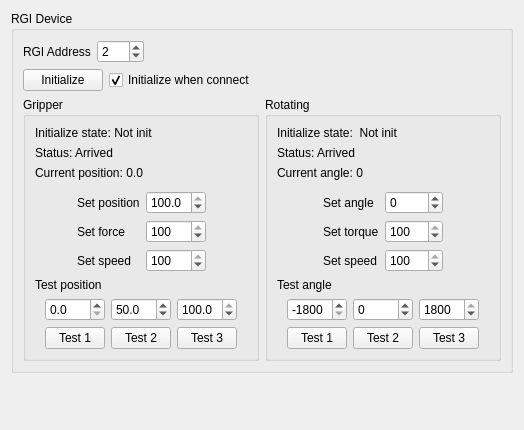
<?xml version="1.0" encoding="UTF-8"?>
<ui version="4.0">
 <class>DhRgiWidget</class>
 <widget class="QWidget" name="DhRgiWidget">
  <property name="geometry">
   <rect>
    <x>0</x>
    <y>0</y>
    <width>524</width>
    <height>430</height>
   </rect>
  </property>
  <property name="windowTitle">
   <string>Form</string>
  </property>
  <layout class="QVBoxLayout" name="verticalLayout_4">
   <item>
    <layout class="QHBoxLayout" name="horizontalLayout">
     <item>
      <widget class="QGroupBox" name="groupBox_rgi_setting">
       <property name="maximumSize">
        <size>
         <width>600</width>
         <height>16777215</height>
        </size>
       </property>
       <property name="title">
        <string>RGI Device</string>
       </property>
       <layout class="QVBoxLayout" name="verticalLayout_3">
        <property name="bottomMargin">
         <number>9</number>
        </property>
        <item>
         <layout class="QHBoxLayout" name="horizontalLayout_3_slave_address">
          <item>
           <widget class="QLabel" name="label_rgi_address">
            <property name="text">
             <string>RGI Address</string>
            </property>
           </widget>
          </item>
          <item>
           <widget class="QSpinBox" name="spinBox_rgi_address">
            <property name="minimum">
             <number>1</number>
            </property>
            <property name="maximum">
             <number>247</number>
            </property>
            <property name="value">
             <number>2</number>
            </property>
           </widget>
          </item>
          <item>
           <spacer name="horizontalSpacer_2">
            <property name="orientation">
             <enum>Qt::Horizontal</enum>
            </property>
            <property name="sizeHint" stdset="0">
             <size>
              <width>40</width>
              <height>20</height>
             </size>
            </property>
           </spacer>
          </item>
         </layout>
        </item>
        <item>
         <layout class="QHBoxLayout" name="horizontalLayout_intialize">
          <item>
           <widget class="QPushButton" name="btn_initialize">
            <property name="text">
             <string>Initialize</string>
            </property>
           </widget>
          </item>
          <item>
           <widget class="QCheckBox" name="checkBox_auto_initialize">
            <property name="text">
             <string>Initialize when connect</string>
            </property>
            <property name="checked">
             <bool>true</bool>
            </property>
           </widget>
          </item>
          <item>
           <spacer name="horizontalSpacer">
            <property name="orientation">
             <enum>Qt::Horizontal</enum>
            </property>
            <property name="sizeHint" stdset="0">
             <size>
              <width>2</width>
              <height>20</height>
             </size>
            </property>
           </spacer>
          </item>
         </layout>
        </item>
        <item>
         <layout class="QHBoxLayout" name="horizontalLayout_rgi_control">
          <item>
           <widget class="QGroupBox" name="groupBox_gripper">
            <property name="title">
             <string>Gripper</string>
            </property>
            <layout class="QVBoxLayout" name="verticalLayout">
             <item>
              <widget class="QLabel" name="label_gripper_init_state">
               <property name="minimumSize">
                <size>
                 <width>176</width>
                 <height>0</height>
                </size>
               </property>
               <property name="text">
                <string>Initialize state: Not init</string>
               </property>
              </widget>
             </item>
             <item>
              <widget class="QLabel" name="label_gripper_status">
               <property name="text">
                <string>Status: Arrived</string>
               </property>
              </widget>
             </item>
             <item>
              <widget class="QLabel" name="label_gripper_position">
               <property name="text">
                <string>Current position: 0.0</string>
               </property>
              </widget>
             </item>
             <item>
              <spacer name="verticalSpacer_2">
               <property name="orientation">
                <enum>Qt::Vertical</enum>
               </property>
               <property name="sizeType">
                <enum>QSizePolicy::Fixed</enum>
               </property>
               <property name="sizeHint" stdset="0">
                <size>
                 <width>20</width>
                 <height>5</height>
                </size>
               </property>
              </spacer>
             </item>
             <item>
              <layout class="QGridLayout" name="gridLayout_gripper_set">
               <item row="1" column="0">
                <spacer name="horizontalSpacer_5">
                 <property name="orientation">
                  <enum>Qt::Horizontal</enum>
                 </property>
                 <property name="sizeHint" stdset="0">
                  <size>
                   <width>40</width>
                   <height>20</height>
                  </size>
                 </property>
                </spacer>
               </item>
               <item row="0" column="1">
                <widget class="QLabel" name="label_gripper_set_position">
                 <property name="text">
                  <string>Set position</string>
                 </property>
                </widget>
               </item>
               <item row="2" column="3">
                <widget class="QSpinBox" name="spinBox_gripper_speed">
                 <property name="minimum">
                  <number>1</number>
                 </property>
                 <property name="maximum">
                  <number>100</number>
                 </property>
                 <property name="value">
                  <number>100</number>
                 </property>
                </widget>
               </item>
               <item row="2" column="1">
                <widget class="QLabel" name="label_gripper_set_speed">
                 <property name="text">
                  <string>Set speed</string>
                 </property>
                </widget>
               </item>
               <item row="1" column="1">
                <widget class="QLabel" name="label_gripper_set_force">
                 <property name="text">
                  <string>Set force</string>
                 </property>
                </widget>
               </item>
               <item row="0" column="3">
                <widget class="QDoubleSpinBox" name="doubleSpinBox_gipper_position">
                 <property name="minimumSize">
                  <size>
                   <width>60</width>
                   <height>0</height>
                  </size>
                 </property>
                 <property name="decimals">
                  <number>1</number>
                 </property>
                 <property name="maximum">
                  <double>100.000000000000000</double>
                 </property>
                 <property name="value">
                  <double>100.000000000000000</double>
                 </property>
                </widget>
               </item>
               <item row="1" column="3">
                <widget class="QSpinBox" name="spinBox_gripper_force">
                 <property name="minimum">
                  <number>20</number>
                 </property>
                 <property name="maximum">
                  <number>100</number>
                 </property>
                 <property name="value">
                  <number>100</number>
                 </property>
                </widget>
               </item>
               <item row="1" column="4">
                <spacer name="horizontalSpacer_6">
                 <property name="orientation">
                  <enum>Qt::Horizontal</enum>
                 </property>
                 <property name="sizeHint" stdset="0">
                  <size>
                   <width>40</width>
                   <height>20</height>
                  </size>
                 </property>
                </spacer>
               </item>
              </layout>
             </item>
             <item>
              <widget class="QLabel" name="label_gripper_position_test">
               <property name="text">
                <string>Test position</string>
               </property>
              </widget>
             </item>
             <item>
              <layout class="QGridLayout" name="gridLayout_gripper_test">
               <item row="0" column="2">
                <widget class="QDoubleSpinBox" name="doubleSpinBox_gipper_test_2">
                 <property name="decimals">
                  <number>1</number>
                 </property>
                 <property name="maximum">
                  <double>100.000000000000000</double>
                 </property>
                 <property name="value">
                  <double>50.000000000000000</double>
                 </property>
                </widget>
               </item>
               <item row="1" column="1">
                <widget class="QPushButton" name="btn_gripper_test_1">
                 <property name="maximumSize">
                  <size>
                   <width>60</width>
                   <height>16777215</height>
                  </size>
                 </property>
                 <property name="text">
                  <string>Test 1</string>
                 </property>
                </widget>
               </item>
               <item row="1" column="2">
                <widget class="QPushButton" name="btn_gripper_test_2">
                 <property name="maximumSize">
                  <size>
                   <width>60</width>
                   <height>16777215</height>
                  </size>
                 </property>
                 <property name="text">
                  <string>Test 2</string>
                 </property>
                </widget>
               </item>
               <item row="1" column="3">
                <widget class="QPushButton" name="btn_gripper_test_3">
                 <property name="maximumSize">
                  <size>
                   <width>60</width>
                   <height>16777215</height>
                  </size>
                 </property>
                 <property name="text">
                  <string>Test 3</string>
                 </property>
                </widget>
               </item>
               <item row="0" column="3">
                <widget class="QDoubleSpinBox" name="doubleSpinBox_gipper_test_3">
                 <property name="decimals">
                  <number>1</number>
                 </property>
                 <property name="maximum">
                  <double>100.000000000000000</double>
                 </property>
                 <property name="value">
                  <double>100.000000000000000</double>
                 </property>
                </widget>
               </item>
               <item row="0" column="1">
                <widget class="QDoubleSpinBox" name="doubleSpinBox_gipper_test_1">
                 <property name="decimals">
                  <number>1</number>
                 </property>
                 <property name="maximum">
                  <double>100.000000000000000</double>
                 </property>
                 <property name="value">
                  <double>0.000000000000000</double>
                 </property>
                </widget>
               </item>
               <item row="0" column="0">
                <spacer name="horizontalSpacer_9">
                 <property name="orientation">
                  <enum>Qt::Horizontal</enum>
                 </property>
                 <property name="sizeHint" stdset="0">
                  <size>
                   <width>40</width>
                   <height>20</height>
                  </size>
                 </property>
                </spacer>
               </item>
               <item row="0" column="4">
                <spacer name="horizontalSpacer_10">
                 <property name="orientation">
                  <enum>Qt::Horizontal</enum>
                 </property>
                 <property name="sizeHint" stdset="0">
                  <size>
                   <width>40</width>
                   <height>20</height>
                  </size>
                 </property>
                </spacer>
               </item>
              </layout>
             </item>
            </layout>
           </widget>
          </item>
          <item>
           <widget class="QGroupBox" name="groupBox_rotation">
            <property name="title">
             <string>Rotating</string>
            </property>
            <layout class="QVBoxLayout" name="verticalLayout_2">
             <item>
              <widget class="QLabel" name="label_rotation_init_state">
               <property name="minimumSize">
                <size>
                 <width>176</width>
                 <height>0</height>
                </size>
               </property>
               <property name="text">
                <string>Initialize state:  Not init</string>
               </property>
              </widget>
             </item>
             <item>
              <widget class="QLabel" name="label_rotation_status">
               <property name="text">
                <string>Status: Arrived</string>
               </property>
              </widget>
             </item>
             <item>
              <widget class="QLabel" name="label_rotation_angle">
               <property name="text">
                <string>Current angle: 0</string>
               </property>
              </widget>
             </item>
             <item>
              <spacer name="verticalSpacer_3">
               <property name="orientation">
                <enum>Qt::Vertical</enum>
               </property>
               <property name="sizeType">
                <enum>QSizePolicy::Fixed</enum>
               </property>
               <property name="sizeHint" stdset="0">
                <size>
                 <width>20</width>
                 <height>5</height>
                </size>
               </property>
              </spacer>
             </item>
             <item>
              <layout class="QGridLayout" name="gridLayout_rotation_set">
               <item row="0" column="1">
                <widget class="QLabel" name="label_rotation_set_angle">
                 <property name="text">
                  <string>Set angle</string>
                 </property>
                </widget>
               </item>
               <item row="1" column="2">
                <widget class="QSpinBox" name="spinBox_rotation_torque">
                 <property name="minimum">
                  <number>20</number>
                 </property>
                 <property name="maximum">
                  <number>100</number>
                 </property>
                 <property name="value">
                  <number>100</number>
                 </property>
                </widget>
               </item>
               <item row="1" column="0">
                <spacer name="horizontalSpacer_7">
                 <property name="orientation">
                  <enum>Qt::Horizontal</enum>
                 </property>
                 <property name="sizeHint" stdset="0">
                  <size>
                   <width>40</width>
                   <height>20</height>
                  </size>
                 </property>
                </spacer>
               </item>
               <item row="1" column="1">
                <widget class="QLabel" name="label_rotation_set_torque">
                 <property name="text">
                  <string>Set torque</string>
                 </property>
                </widget>
               </item>
               <item row="2" column="1">
                <widget class="QLabel" name="label_rotation_set_speed">
                 <property name="text">
                  <string>Set speed</string>
                 </property>
                </widget>
               </item>
               <item row="0" column="2">
                <widget class="QSpinBox" name="spinBox_rotation_angle">
                 <property name="minimum">
                  <number>-1800</number>
                 </property>
                 <property name="maximum">
                  <number>1800</number>
                 </property>
                 <property name="value">
                  <number>0</number>
                 </property>
                </widget>
               </item>
               <item row="2" column="2">
                <widget class="QSpinBox" name="spinBox_rotation_speed">
                 <property name="minimum">
                  <number>1</number>
                 </property>
                 <property name="maximum">
                  <number>100</number>
                 </property>
                 <property name="value">
                  <number>100</number>
                 </property>
                </widget>
               </item>
               <item row="1" column="3">
                <spacer name="horizontalSpacer_8">
                 <property name="orientation">
                  <enum>Qt::Horizontal</enum>
                 </property>
                 <property name="sizeHint" stdset="0">
                  <size>
                   <width>20</width>
                   <height>20</height>
                  </size>
                 </property>
                </spacer>
               </item>
              </layout>
             </item>
             <item>
              <widget class="QLabel" name="label_rotation_angle_test">
               <property name="text">
                <string>Test angle</string>
               </property>
              </widget>
             </item>
             <item>
              <layout class="QGridLayout" name="gridLayout_rotation_test">
               <item row="0" column="1">
                <widget class="QSpinBox" name="spinBox_rotation_test_1">
                 <property name="minimum">
                  <number>-1800</number>
                 </property>
                 <property name="maximum">
                  <number>1800</number>
                 </property>
                 <property name="value">
                  <number>-1800</number>
                 </property>
                </widget>
               </item>
               <item row="1" column="1">
                <widget class="QPushButton" name="btn_rotation_test_1">
                 <property name="maximumSize">
                  <size>
                   <width>60</width>
                   <height>16777215</height>
                  </size>
                 </property>
                 <property name="text">
                  <string>Test 1</string>
                 </property>
                </widget>
               </item>
               <item row="0" column="3">
                <widget class="QSpinBox" name="spinBox_rotation_test_3">
                 <property name="minimum">
                  <number>-1800</number>
                 </property>
                 <property name="maximum">
                  <number>1800</number>
                 </property>
                 <property name="value">
                  <number>1800</number>
                 </property>
                </widget>
               </item>
               <item row="0" column="2">
                <widget class="QSpinBox" name="spinBox_rotation_test_2">
                 <property name="minimum">
                  <number>-1800</number>
                 </property>
                 <property name="maximum">
                  <number>1800</number>
                 </property>
                 <property name="value">
                  <number>0</number>
                 </property>
                </widget>
               </item>
               <item row="1" column="2">
                <widget class="QPushButton" name="btn_rotation_test_2">
                 <property name="maximumSize">
                  <size>
                   <width>60</width>
                   <height>16777215</height>
                  </size>
                 </property>
                 <property name="text">
                  <string>Test 2</string>
                 </property>
                </widget>
               </item>
               <item row="0" column="0">
                <spacer name="horizontalSpacer_11">
                 <property name="orientation">
                  <enum>Qt::Horizontal</enum>
                 </property>
                 <property name="sizeHint" stdset="0">
                  <size>
                   <width>40</width>
                   <height>20</height>
                  </size>
                 </property>
                </spacer>
               </item>
               <item row="1" column="3">
                <widget class="QPushButton" name="btn_rotation_test_3">
                 <property name="maximumSize">
                  <size>
                   <width>60</width>
                   <height>16777215</height>
                  </size>
                 </property>
                 <property name="text">
                  <string>Test 3</string>
                 </property>
                </widget>
               </item>
               <item row="0" column="4">
                <spacer name="horizontalSpacer_12">
                 <property name="orientation">
                  <enum>Qt::Horizontal</enum>
                 </property>
                 <property name="sizeHint" stdset="0">
                  <size>
                   <width>40</width>
                   <height>20</height>
                  </size>
                 </property>
                </spacer>
               </item>
              </layout>
             </item>
            </layout>
           </widget>
          </item>
          <item>
           <spacer name="horizontalSpacer_3">
            <property name="orientation">
             <enum>Qt::Horizontal</enum>
            </property>
            <property name="sizeHint" stdset="0">
             <size>
              <width>2</width>
              <height>20</height>
             </size>
            </property>
           </spacer>
          </item>
         </layout>
        </item>
       </layout>
      </widget>
     </item>
     <item>
      <spacer name="horizontalSpacer_4">
       <property name="orientation">
        <enum>Qt::Horizontal</enum>
       </property>
       <property name="sizeHint" stdset="0">
        <size>
         <width>5</width>
         <height>20</height>
        </size>
       </property>
      </spacer>
     </item>
    </layout>
   </item>
   <item>
    <spacer name="verticalSpacer">
     <property name="orientation">
      <enum>Qt::Vertical</enum>
     </property>
     <property name="sizeHint" stdset="0">
      <size>
       <width>20</width>
       <height>2</height>
      </size>
     </property>
    </spacer>
   </item>
  </layout>
 </widget>
 <resources/>
 <connections/>
</ui>
